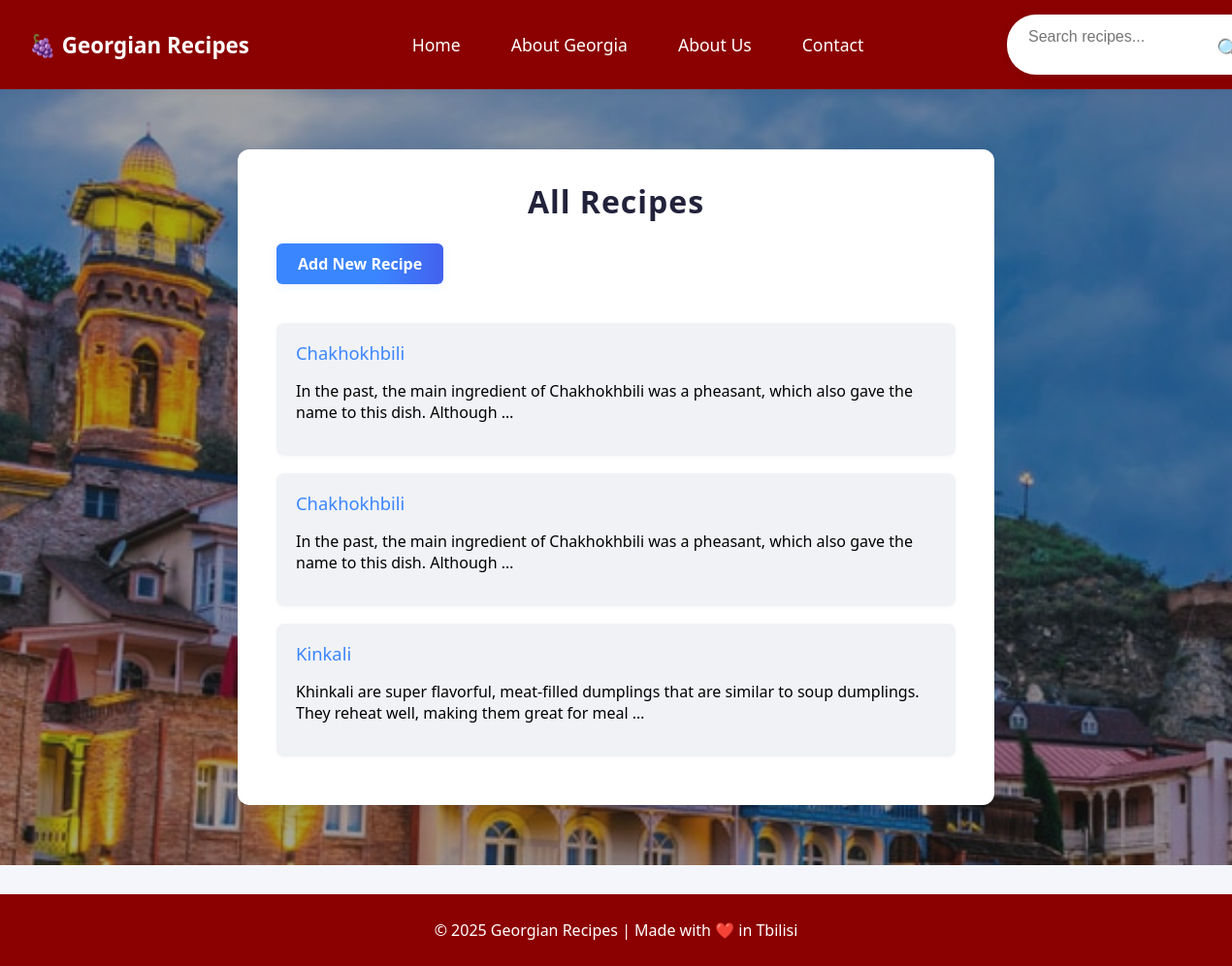
The page / on the database its author committed.
### recept/models.py (models this page shows, shortened)
class Recipe(models.Model):
    title = models.CharField(max_length=200, db_index=True)
    description = models.TextField()
    ingredients = models.TextField(blank=True)
    instructions = models.TextField(blank=True)
    created_at = models.DateTimeField(auto_now_add=True)

### recept/views.py (the view)
# urls.py: path('', views.home, name='home'),
def home(request):
    recipes = Recipe.objects.all().order_by('-created_at')
    return render(request, 'home.html', {'recipes': recipes})

### templates/home.html (shortened to what this page needs)
<!DOCTYPE html>
<html lang="en">
  <head>
    {% load static %}
    <link rel="stylesheet" href="{% static 'style.css' %}" />
  </head>
  <body>
    <div class="site-header">
      <div class="logo">🍇 Georgian Recipes</div>
      <div class="nav-center">
        <a href="{% url 'home' %}">Home</a>
        <a href="{% url 'about_georgia' %}">About Georgia</a>
        <a href="{% url 'about_us' %}">About Us</a>
        <a href="{% url 'contact_us' %}">Contact</a>
      </div>
      <form class="search-bar" method="get" action="{% url 'recipe_search' %}">
        <input type="text" name="q" placeholder="Search recipes..." />
        <button type="submit">&#128269;</button>
      </form>
    </div>
    {% block content %}
    <div class="home-hero">
      <div class="container">
        <h1>All Recipes</h1>
        <a class="add-btn" href="{% url 'add_recipe' %}">Add New Recipe</a>
        <ul class="recipe-list">
          {% for recipe in recipes %}
          <li>
            <strong>
              <a href="{% url 'recipe_detail' recipe.pk %}"
                >{{ recipe.title }}</a
              >
            </strong>
            <p>{{ recipe.description|truncatewords:20 }}</p>
          </li>
          {% empty %}
          <li>No recipes yet.</li>
          {% endfor %}
        </ul>
      </div>
    </div>
    {% endblock %}
    <footer>
      <p>© 2025 Georgian Recipes | Made with ❤️ in Tbilisi</p>
    </footer>
  </body>
</html>

### static/style.css (style rules this page uses)
body { background: #f4f6fb; font-family: "Segoe UI", Arial, sans-serif; margin: 0; padding: 0; }
h1 { color: #22223b; text-align: center; margin-top: 0; letter-spacing: 1px; }
a { color: #3a86ff; text-decoration: none; font-weight: 500; transition: color 0.2s; }
.container { max-width: 700px; margin: 40px auto; background: #fff; border-radius: 12px; box-shadow: 0 2px 16px rgba(44, 62, 80, 0.1); padding: 32px 40px; }
.site-header, header { display: flex; justify-content: space-between; align-items: center; background: #8b0000; color: #fff; padding: 15px 30px; margin-bottom: 32px; box-shadow: 0 2px 8px rgba(44, 62, 80, 0.1); position: sticky; top: 0; z-index: 100; width: 100vw; left: 0; margin: 0; border-radius: 0; }
.logo { font-size: 1.4rem; font-weight: bold; }
.nav-center { display: flex; gap: 32px; }
.nav-center a { color: #fff; font-size: 1.1em; margin-left: 20px; }
.search-bar { display: flex; align-items: center; background: #fff; border-radius: 30px; padding: 4px 14px; box-shadow: 0 1px 8px rgba(44, 62, 80, 0.1); }
.search-bar input[type="text"] { border: none; outline: none; padding: 10px 8px; font-size: 1em; border-radius: 30px; background: transparent; width: 180px; transition: width 0.3s; }
.search-bar button { background: none; border: none; color: #3a86ff; font-size: 1.3em; cursor: pointer; padding: 0 6px; transition: color 0.2s; }
footer { text-align: center; background: #8b0000; color: #fff; padding: 10px 0; margin-top: 30px; }
ul.recipe-list { list-style: none; padding: 0; }
ul.recipe-list li { background: #f1f2f6; margin-bottom: 18px; padding: 18px 20px; border-radius: 8px; box-shadow: 0 1px 4px rgba(44, 62, 80, 0.04); display: flex; flex-direction: column; }
ul.recipe-list li strong { font-size: 1.15em; color: #22223b; }
.add-btn, button.add-btn { display: inline-block; background: linear-gradient(90deg, #3a86ff 60%, #4361ee 100%); color: #fff; padding: 10px 22px; border-radius: 6px; margin-bottom: 24px; font-weight: 600; border: none; cursor: pointer; transition: background 0.2s; box-shadow: 0 2px 8px rgba(58, 134, 255, 0.1); }
form input[type="text"], form textarea { width: 100%; padding: 10px; margin-bottom: 16px; border: 1px solid #bfc0c0; border-radius: 5px; font-size: 1em; background: #f8f9fa; transition: border 0.2s; }
form button[type="submit"] { margin-top: 10px; }
.georgia-hero, .aboutus-hero, .contactus-hero, .home-hero { background-size: cover; background-position: center; background-repeat: no-repeat; min-height: 100vh; width: 100%; position: relative; display: flex; flex-direction: column; align-items: center; justify-content: center; }
.home-hero { background-image: url("/static/images/home.jpg"); }
.georgia-hero::before, .aboutus-hero::before, .contactus-hero::before, .home-hero::before { content: ""; position: absolute; inset: 0; background: rgba(30, 30, 30, 0.4); z-index: 0; pointer-events: none; }
.georgia-hero > *, .aboutus-hero > *, .contactus-hero > *, .home-hero > * { position: relative; z-index: 1; }
.home-hero { background: url("/static/images/home.jpg") center center/cover no-repeat; min-height: 100vh; width: 100%; position: relative; display: flex; flex-direction: column; align-items: center; justify-content: center; }
.home-hero::before { content: ""; position: absolute; inset: 0; background: rgba(30, 30, 30, 0.4); z-index: 0; }
.home-hero > * { position: relative; z-index: 1; }

### rows shown on the page
Recipe: title "Chakhokhbili", description "In the past, the main ingredient of Chakhokhbili was a pheasant, which also gave the name to this dish. Although …"
Recipe: title "Chakhokhbili", description "In the past, the main ingredient of Chakhokhbili was a pheasant, which also gave the name to this dish. Although …"
Recipe: title "Kinkali", description "Khinkali are super flavorful, meat-filled dumplings that are similar to soup dumplings. They reheat well, making them great for meal …"
